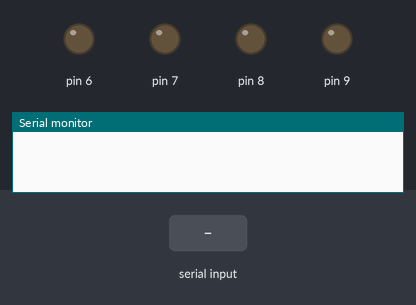
This sketch was run on a simulated Arduino Uno, built with avr-gcc and run on an emulated ATmega328P. Parts: output pins drawn as LEDs (lit = HIGH), the last lines printed to the serial monitor. The inputs (shaded band) are chosen by the test bench.

Above: at 1.2 s.
1.3 s: "START_OPEN\n" received over Serial
At 1.9 s:
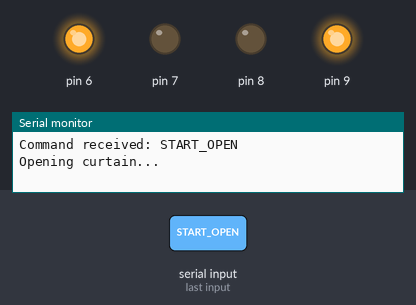
2.8 s: "START_CLOSE\n" received over Serial
At 3.1 s:
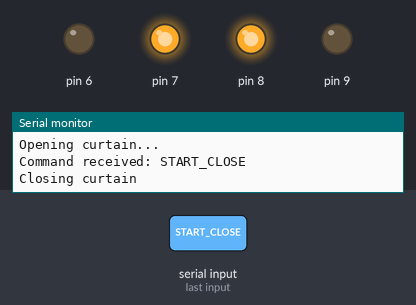
4.3 s: "HOLD_OPEN\n" received over Serial
At 5.3 s:
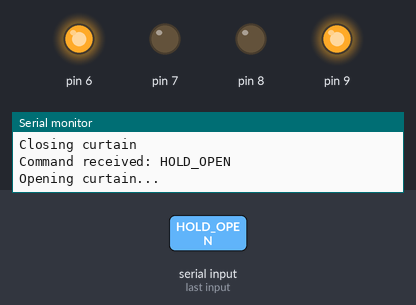
Timing chart, 0 to 7.3 s (numbered marks = the images above; inputs shaded):
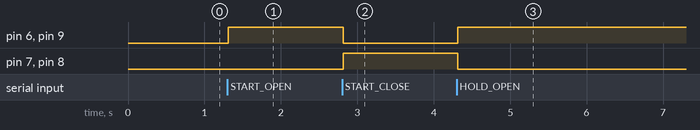

Measured:
- after the input at 1.3 s, pin 6, pin 9: LOW → HIGH at once
- after the input at 2.8 s, pin 6, pin 9: HIGH → LOW at once; pin 7, pin 8: LOW → HIGH at once
- after the input at 4.3 s, pin 6, pin 9: LOW → HIGH at once; pin 7, pin 8: HIGH → LOW at once

The sketch:

curtain.ino
```cpp
void setup() {
    Serial.begin(9600);
    pinMode(9, OUTPUT);
    pinMode(8, OUTPUT);
    pinMode(7, OUTPUT);
    pinMode(6, OUTPUT);
}

void loop() {
    if (Serial.available() > 0) {
        String command = Serial.readStringUntil('\n');
        command.trim();

        Serial.print("Command received: ");
        Serial.println(command);

        if (command == "START_OPEN" || command == "HOLD_OPEN" || command == "OPEN_FULL") {
            Serial.println("Opening curtain...");
            digitalWrite(9, HIGH);
            digitalWrite(8, LOW);
            digitalWrite(6, HIGH);
            digitalWrite(7, LOW);
        }
        else if (command == "START_CLOSE" || command == "HOLD_CLOSE" || command == "CLOSE_FULL") {
            Serial.println("Closing curtain");
            digitalWrite(9, LOW);
            digitalWrite(8, HIGH);
            digitalWrite(6, LOW);
            digitalWrite(7, HIGH);
        }
        else if (command == "STOP" || command == "PAUSE") {
            Serial.println("Stopping curtain");
            digitalWrite(9, LOW);
            digitalWrite(8, LOW);
            digitalWrite(6, LOW);
            digitalWrite(7, LOW);
        }
    }
}
```
